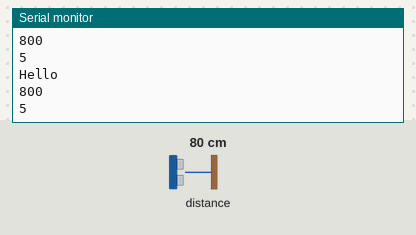
Bench run of a sketch on a simulated Arduino Uno, built with avr-gcc and run on an emulated ATmega328P. On the bench: the last lines printed to the serial monitor. Inputs (shaded band) come from the test bench; at power-on: distance to the obstacle 80 cm.

Above: at 1.2 s.
1.3 s: distance to the obstacle set to 2 cm
At 1.34 s:
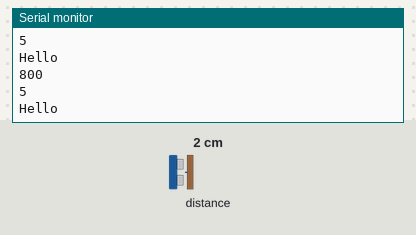
2.8 s: distance to the obstacle set to 4 cm
At 2.81 s:
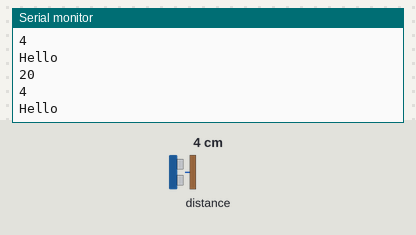
Timing chart, 0 to 5.8 s (numbered marks = the images above; inputs shaded):
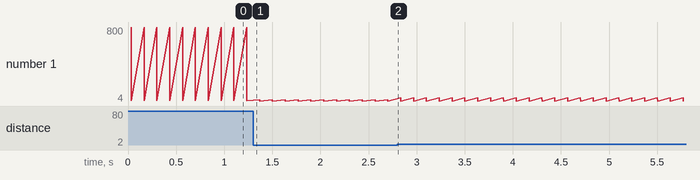

Measured:
- plotted number 1: 5 → 4 after the input at 1.3 s

The sketch:

proximityModule.ino
```cpp
#include "proximity.h"


void setup() {
  Serial.begin(115200);


  //Serial.println("VL53L0X API Simple Ranging example\n\n");
}


void loop() {
  Serial.println("Hello");
  Serial.println(range_mm());

  delay(100);
}
```

proximity.cpp
```cpp
#include "proximity.h"
#include "Adafruit_VL53L0X.h"

Adafruit_VL53L0X lox = Adafruit_VL53L0X();

void proxInit() {

  // wait until serial port opens for native USB devices
  if (!lox.begin()) {
    //Serial.println(F("Failed to boot VL53L0X"));
    while(1);
  }
}

int range_mm() {
    VL53L0X_RangingMeasurementData_t measure;
    lox.rangingTest(&measure, false);
     if (measure.RangeStatus != 4) {  // phase failures have incorrect data
      return (int)Serial.println(measure.RangeMilliMeter);
     }   else {
    	return -1;
   }
}
```

proximity.h
```cpp
#include "Adafruit_VL53L0X.h"

void proxInit();

int range_mm();
```
